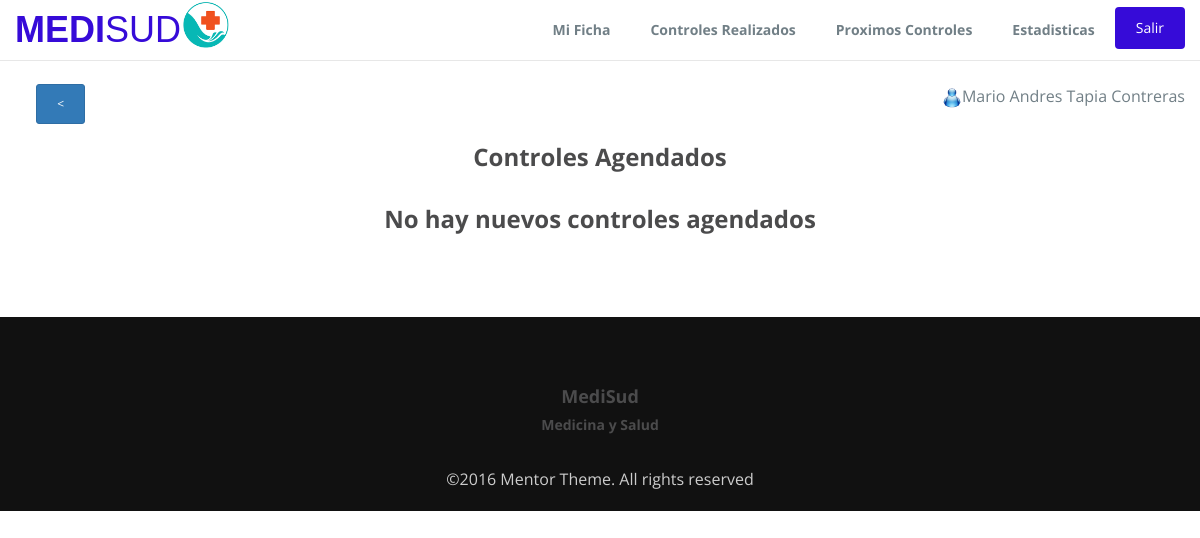
Page /ProxControlesPac.php (signed in) on the earlier database version.
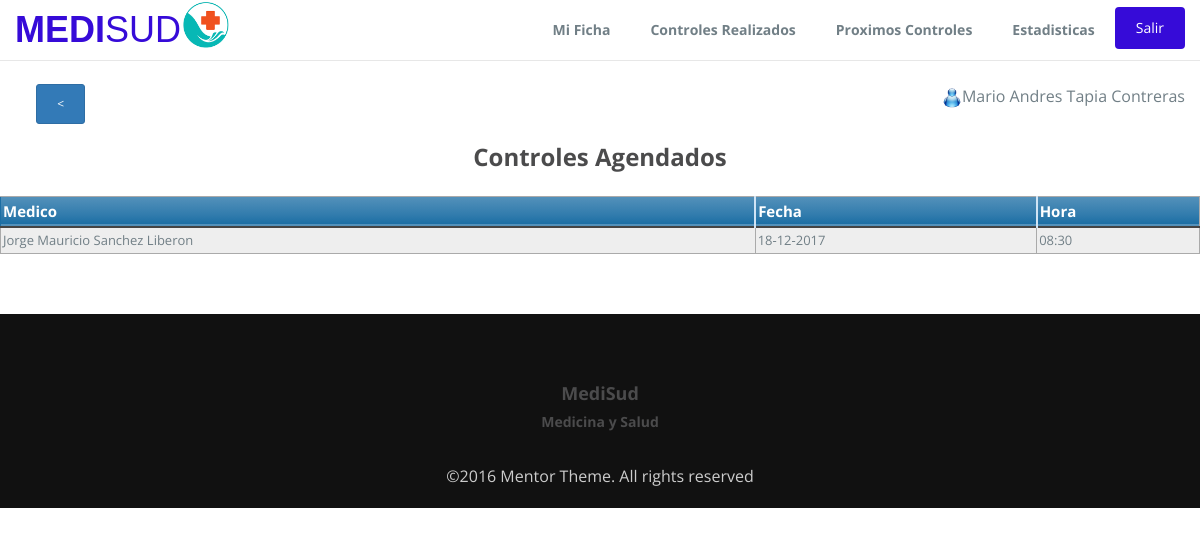
Same page on the later database version.
### tables this page shows
CREATE TABLE `agendarcontrol` (
  `nombrePac` varchar(80) NOT NULL,
  `rutPac` int(8) NOT NULL,
  `nombreMed` varchar(80) NOT NULL,
  `fecha` varchar(10) NOT NULL,
  `hora` varchar(8) NOT NULL
);

### ProxControlesPac.php (the view, shortened to what this page needs)
<!DOCTYPE html>
<html lang="en">
  <head>
    <link rel="stylesheet" type="text/css" href="css/font-awesome.min.css">
    <link rel="stylesheet" type="text/css" href="css/bootstrap.min.css">
    <link rel="stylesheet" type="text/css" href="css/imagehover.min.css">
    <link rel="stylesheet" type="text/css" href="css/style.css">
    <link rel="stylesheet" type="text/css" href="css/tabla.css">
  </head>
  <body>
    <nav class="navbar navbar-default navbar-fixed-top">
      <div class="container">
        <div class="navbar-header">
            <a class="navbar-brand" href="accesoPac.php">MEDI<span>SUD</span></a><img src="img/logo2.png" width="50" />
        </div>
        <div class="collapse navbar-collapse" id="myNavbar">
        <ul class="nav navbar-nav navbar-right">
            <li><a href="FichaPac.php">Mi Ficha</a></li>
            <li><a href="ControlesPac.php">Controles Realizados</a></li>
            <li><a href="ProxControlesPac.php">Proximos Controles</a></li>
            <li><a href="EstadisticasPac.php">Estadisticas</a></li>
            <li><form action="ProxControlesPac.php" method="post">
                    <button type="submit" class="btn btn-green btn-block btn-flat" name="salir" style="margin-top:10%">Salir</button>
            </form>
            </li>
        </ul>
        </div>
      </div>
    </nav>
    <section id ="feature" class="section-padding">
        <div class="container">
            <div class="row" style="text-align: right">
              <?php
                echo '<br><div class="row">
                    <div class="col-md-1">
                        <form action="accesoPac.php">
                            <button type="submit" class="btn btn-primary btn-xs"> < </button>
                        </form>
                    </div>
                    <div class="col-md-11">
                        <p style="text-align:right"><img src="img/blue.png" width="20" />'.$_SESSION['nombre'].'</p>
                    </div>
                </div>';
              ?>
          </div>
            <div class="row">
                <div class="header-section text-center">
                    <h2>Controles Agendados</h2>
                </div>
            <?php
                $usu = $_SESSION['user'];
                $hoy = getdate();
                $d = $hoy['mday'];
                $m = $hoy['mon'];
                $y = $hoy['year'];
                require 'conexion.php';
                $sql="SELECT *FROM agendarcontrol WHERE rutPac=$usu";
                $result=$conn->query($sql);
                if($result->num_rows>0){
                    echo '<div class="row">
                                <div class="feature-info">
                                <table class="pacientes">
                                <thead>
                                <tr>
                                <th>Medico</th>
                                <th>Fecha</th>
                                <th>Hora</th>
                                </tr>
                                </thead>
                                <tbody>';
                    while($row = $result->fetch_assoc()){
                        $fec = explode("-",$row['fecha']);
                        $dia = $fec[0];
                        $mes = $fec[1];
                        $ano = $fec[2];
                        if($dia>=$d && $mes>=$m && $ano>=$y){
                            echo'<tr>
                                <td>'. $row['nombreMed'] . '</td>
                                <td>'. $row['fecha'].'</td>
                                <td>'.$row['hora'].'</td>
                            </tr>';
                        }
                    }
                    echo '</tbody></table>'
                        . '</div>
                        </div>';
                }else{
                    echo '<center><h2>No hay nuevos controles agendados</h2></center>';
                }
            ?>
            </div>
        </div>
    </section>
    <footer id="footer" class="footer">
      <div class="container text-center">
      <h4>MediSud</h4>
      <h5>Medicina y Salud</h5>
      <br>©2016 Mentor Theme. All rights reserved
      </div>
    </footer>
  </body>
</html>

Differences in the rows shown:
added agendarcontrol: nombreMed "Jorge Mauricio Sanchez Liberon", fecha "18-12-2017", hora "08:30"
Other differences:
text no longer shown: "No hay nuevos controles agendados"
text now shown: "Medico Fecha Hora"
